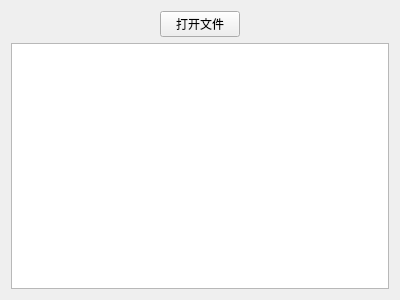
<?xml version="1.0" encoding="UTF-8"?>
<ui version="4.0">
 <class>Widget</class>
 <widget class="QWidget" name="Widget">
  <property name="geometry">
   <rect>
    <x>0</x>
    <y>0</y>
    <width>400</width>
    <height>300</height>
   </rect>
  </property>
  <property name="windowTitle">
   <string>Form</string>
  </property>
  <layout class="QGridLayout" name="gridLayout">
   <item row="0" column="0">
    <spacer name="horizontalSpacer">
     <property name="orientation">
      <enum>Qt::Horizontal</enum>
     </property>
     <property name="sizeHint" stdset="0">
      <size>
       <width>145</width>
       <height>20</height>
      </size>
     </property>
    </spacer>
   </item>
   <item row="1" column="0" colspan="3">
    <widget class="QTextEdit" name="textEdit"/>
   </item>
   <item row="0" column="2">
    <spacer name="horizontalSpacer_2">
     <property name="orientation">
      <enum>Qt::Horizontal</enum>
     </property>
     <property name="sizeHint" stdset="0">
      <size>
       <width>144</width>
       <height>20</height>
      </size>
     </property>
    </spacer>
   </item>
   <item row="0" column="1">
    <widget class="QPushButton" name="writeButton">
     <property name="text">
      <string>打开文件</string>
     </property>
    </widget>
   </item>
  </layout>
 </widget>
 <resources/>
 <connections/>
</ui>
